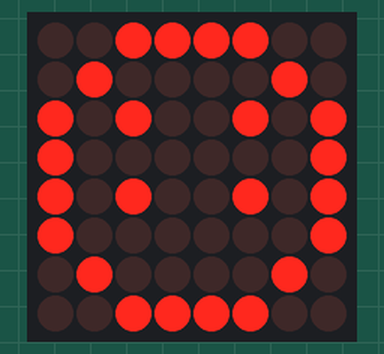
This sketch was run on a simulated Arduino Uno, built with avr-gcc and run on an emulated ATmega328P. Shown: 8×8 LED matrix.

Above: at 0.1 s.

The sketch:

matrix-smiley.ino
```cpp
// Module 6 — Exfiltration: MAX7219 dot-matrix smiley.
// Module: VCC -> 5V, GND -> GND, DIN -> pin 12, CS -> pin 11, CLK -> pin 10.
// Requires the LedControl library (Library Manager).
#include <LedControl.h>

LedControl lc = LedControl(12, 10, 11, 1);

byte smiley[8] = {
  0b00111100,
  0b01000010,
  0b10100101,
  0b10000001,
  0b10100101,
  0b10000001,
  0b01000010,
  0b00111100
};

void setup() {
  lc.shutdown(0, false);
  lc.setIntensity(0, 8);
  lc.clearDisplay(0);
  for (int row = 0; row < 8; row++) {
    lc.setRow(0, row, smiley[row]);
  }
}

void loop() {
}
```
